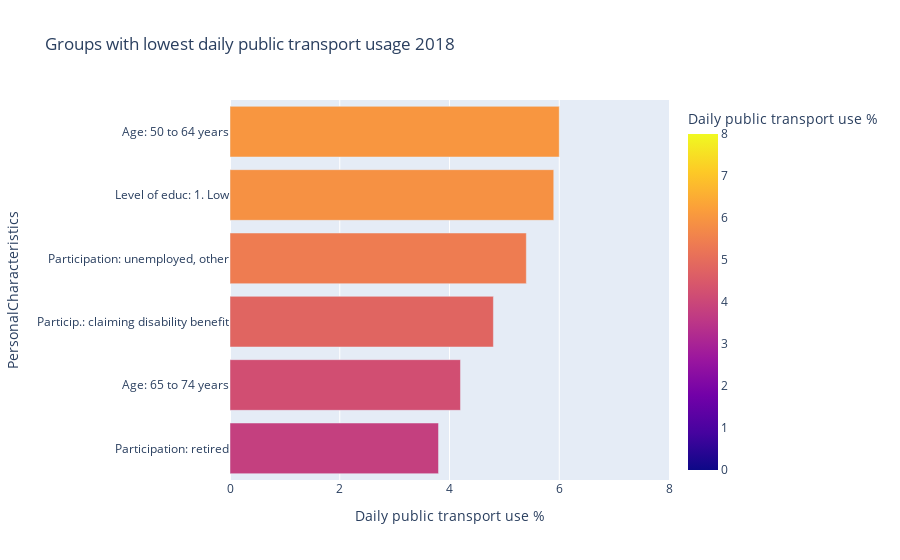
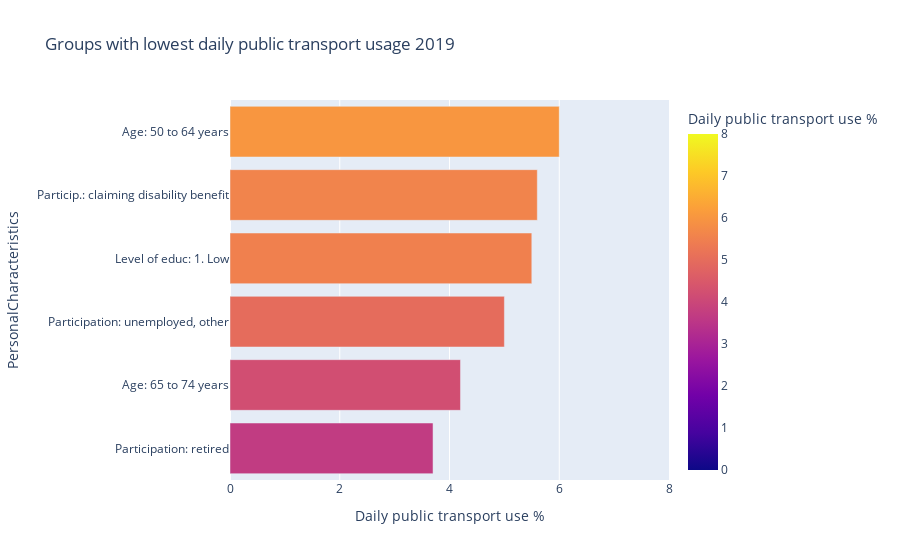

These figures' notebook cell, in order:
### Code cell
#create plot to show groups with lowest daily public transport usage

fig1 = px.bar(data_traffic_2018, x='Daily public transport use %', y='PersonalCharacteristics', color = 'Daily public transport use %', range_color=[0,8], title='Groups with lowest daily public transport usage 2018')
fig1.update_yaxes(categoryorder='total ascending', range= [0.5,6.5])
fig1.update_xaxes(range= [0,8])
fig1.show()

fig2 = px.bar(data_traffic_2019, x='Daily public transport use %', y='PersonalCharacteristics', color = 'Daily public transport use %', range_color=[0,8], title='Groups with lowest daily public transport usage 2019')
fig2.update_yaxes(categoryorder='total ascending', range= [0.5,6.5])
fig2.update_xaxes(range= [0,8])
fig2.show()

### Figure 1 — Plotly figure (JSON) as saved in the notebook; plotly's stock layout.template omitted (floating-point values rounded to 4 significant figures)
{"data": [{"alignmentgroup": "True", "hovertemplate": "Daily public transport use %=%{marker.color}<br>PersonalCharacteristics=%{y}<extra></extra>", "legendgroup": "", "marker": {"color": [3.2, 3.8, 4.2, 4.8, 5.4, 5.9, 6, 6.6, 7.1, 7.1, 7.1, 7.4, 7.5, 7.7, 7.8, 8.1, 9.5, 9.6, 11, 11.3, 12.5, 13.4, 13.9, 16, 17.2, 23.8, 40.7], "coloraxis": "coloraxis", "pattern": {"shape": ""}}, "name": "", "offsetgroup": "", "orientation": "h", "showlegend": false, "textposition": "auto", "type": "bar", "x": [3.2, 3.8, 4.2, 4.8, 5.4, 5.9, 6, 6.6, 7.1, 7.1, 7.1, 7.4, 7.5, 7.7, 7.8, 8.1, 9.5, 9.6, 11, 11.3, 12.5, 13.4, 13.9, 16, 17.2, 23.8, 40.7], "xaxis": "x", "y": ["Age: 75 years or older", "Participation: retired", "Age: 65 to 74 years", "Particip.: claiming disability benefit", "Participation: unemployed, other", "Level of educ: 1. Low", "Age: 50 to 64 years", "Participation: unemployed", "Persons without student publ.transp.card", "Background: Dutch", "Age: 35 to 49 years", "Equivalised income: 2nd 20%-group", "Equivalised income: 4th 20%-group", "Equivalised income: 3rd 20%-group", "Participation: working 12 -29 h. a week", "Equivalised income: 5th 20%-group", "Level of educ: 2 Intermediate", "Participation: working >30 hours a week", "Background: western", "Level of educ: 3 High", "Equivalised income: 1st 20%-group", "Age: 25 to 34 years", "Participatie:student/scholier", "Background: non-western", "Students with weekend pass publ. transp.", "Age: 18 to 24 years", "Students with week pass publ. transp."], "yaxis": "y"}], "layout": {"barmode": "relative", "coloraxis": {"cmax": 8, "cmin": 0, "colorbar": {"title": {"text": "Daily public transport use %"}}, "colorscale": [[0, "#0d0887"], [0.1111, "#46039f"], [0.2222, "#7201a8"], [0.3333, "#9c179e"], [0.4444, "#bd3786"], [0.5556, "#d8576b"], [0.6667, "#ed7953"], [0.7778, "#fb9f3a"], [0.8889, "#fdca26"], [1, "#f0f921"]]}, "legend": {"tracegroupgap": 0}, "title": {"text": "Groups with lowest daily public transport usage 2018"}, "xaxis": {"anchor": "y", "domain": [0, 1], "range": [0, 8], "title": {"text": "Daily public transport use %"}}, "yaxis": {"anchor": "x", "categoryorder": "total ascending", "domain": [0, 1], "range": [0.5, 6.5], "title": {"text": "PersonalCharacteristics"}}}}

### Figure 2 — Plotly figure (JSON) as saved in the notebook; plotly's stock layout.template omitted (floating-point values rounded to 4 significant figures)
{"data": [{"alignmentgroup": "True", "hovertemplate": "Daily public transport use %=%{marker.color}<br>PersonalCharacteristics=%{y}<extra></extra>", "legendgroup": "", "marker": {"color": [2.9, 3.7, 4.2, 5, 5.5, 5.6, 6, 6.6, 7, 7, 7.2, 7.5, 7.6, 8.1, 8.1, 8.4, 9.3, 9.9, 11.5, 11.8, 12.1, 13, 13.4, 15.1, 19.4, 24, 41.1], "coloraxis": "coloraxis", "pattern": {"shape": ""}}, "name": "", "offsetgroup": "", "orientation": "h", "showlegend": false, "textposition": "auto", "type": "bar", "x": [2.9, 3.7, 4.2, 5, 5.5, 5.6, 6, 6.6, 7, 7, 7.2, 7.5, 7.6, 8.1, 8.1, 8.4, 9.3, 9.9, 11.5, 11.8, 12.1, 13, 13.4, 15.1, 19.4, 24, 41.1], "xaxis": "x", "y": ["Age: 75 years or older", "Participation: retired", "Age: 65 to 74 years", "Participation: unemployed, other", "Level of educ: 1. Low", "Particip.: claiming disability benefit", "Age: 50 to 64 years", "Participation: unemployed", "Persons without student publ.transp.card", "Background: Dutch", "Equivalised income: 2nd 20%-group", "Age: 35 to 49 years", "Equivalised income: 5th 20%-group", "Equivalised income: 4th 20%-group", "Equivalised income: 3rd 20%-group", "Participation: working 12 -29 h. a week", "Level of educ: 2 Intermediate", "Participation: working >30 hours a week", "Background: western", "Level of educ: 3 High", "Equivalised income: 1st 20%-group", "Participatie:student/scholier", "Age: 25 to 34 years", "Background: non-western", "Students with weekend pass publ. transp.", "Age: 18 to 24 years", "Students with week pass publ. transp."], "yaxis": "y"}], "layout": {"barmode": "relative", "coloraxis": {"cmax": 8, "cmin": 0, "colorbar": {"title": {"text": "Daily public transport use %"}}, "colorscale": [[0, "#0d0887"], [0.1111, "#46039f"], [0.2222, "#7201a8"], [0.3333, "#9c179e"], [0.4444, "#bd3786"], [0.5556, "#d8576b"], [0.6667, "#ed7953"], [0.7778, "#fb9f3a"], [0.8889, "#fdca26"], [1, "#f0f921"]]}, "legend": {"tracegroupgap": 0}, "title": {"text": "Groups with lowest daily public transport usage 2019"}, "xaxis": {"anchor": "y", "domain": [0, 1], "range": [0, 8], "title": {"text": "Daily public transport use %"}}, "yaxis": {"anchor": "x", "categoryorder": "total ascending", "domain": [0, 1], "range": [0.5, 6.5], "title": {"text": "PersonalCharacteristics"}}}}
